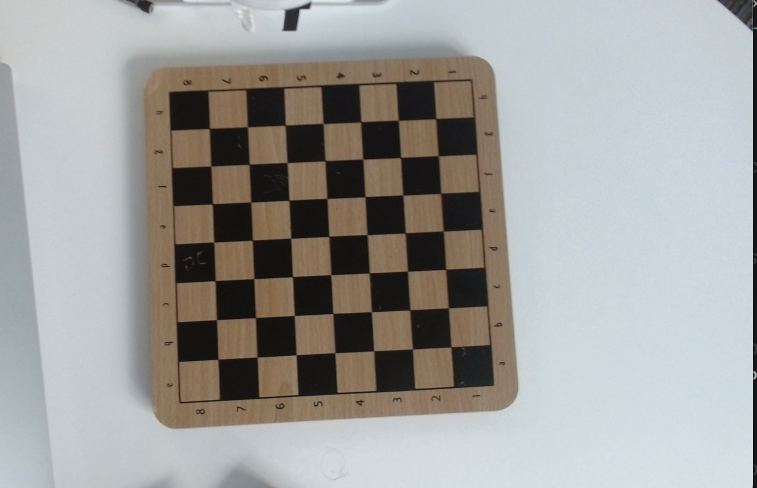
#> input picture vision/board.png, 1514 x 976 px, given in place of the camera (shown at 1/2 size)
$ python auto_board_detect.py
#> lines starting #> are read from the running program, lines starting #| are printed output that depends on the picture; after the words box and inside, x2 and y2 are one past the last pixel; in counts of white or black regions, pixels touching at a corner belong together
import numpy as np
import cv2

nline = 7  # Number of internal corners along rows
ncol = 7  # Number of internal corners along columns

# Termination criteria for corner refinement
criteria = (cv2.TERM_CRITERIA_EPS + cv2.TERM_CRITERIA_MAX_ITER, 30, 0.001)

# Parameters for Lucas-Kanade optical flow
lk_params = dict(winSize=(15, 15), maxLevel=2, criteria=(cv2.TERM_CRITERIA_EPS | cv2.TERM_CRITERIA_COUNT, 10, 0.03))

# Initialize video capture (0 is the default camera, adjust if necessary)
video_path = './chessvid_flipped.mp4'

cap = cv2.VideoCapture(0)

if not cap.isOpened():
    print("Error: Could not open video stream")
    exit()

prev_corners = None
prev_gray = None
tracking_mode = False

def distance (p1, p2):
    return np.sqrt((p1[0] - p2[0])**2 + (p1[1] - p2[1])**2)

def leftmost_point(corners):
    """Finds the point with the lowest x-coordinate in a 7x7x2 numpy array."""
    min_x = float('inf')
    second_min_x = float('inf')
    leftmost = None
    second_leftmost = None
    for row in corners:
        for point in row:
            if point[0] < min_x:
                second_min_x = min_x
                second_leftmost = leftmost
                min_x = point[0]
                leftmost = point
            elif point[0] < second_min_x:
                second_min_x = point[0]
                second_leftmost = point
    return leftmost, second_leftmost

def delta_y(row):
    """Returns the difference between the maximum and minimum y-coordinates in a 7x2 numpy array."""
    y_coords = row[: -1]
    # print(y_coords)
    return np.max(y_coords) - np.min(y_coords)

def reorder_corners(corners, nline, ncol, middle):
    """ Reorders the chessboard corners by first grouping by y-coordinate, then sorting by x within each group (row). """
    # print(corners[0])
    distance_center = [(x, distance(x[0], middle[0])) for x in corners]
    distance_center.sort(reverse=True, key=lambda x: x[1])
    distance_center = [x[0] for x in distance_center]
    return np.array(distance_center)

    # Reshape to (49, 2) for easier manipulation
    # reshaped_arr = corners.reshape(-1, 2)

    # Sort by y-coordinate (to group into rows)
    # sorted_by_y = reshaped_arr[np.argsort(reshaped_arr[:, 1])]

    # Now we need to group into rows and sort within each row by x-coordinate
    # sorted_rows = []
    # Split into `nline` rows
    # row_height = nline  # The number of points in a row (based on nline)
    # for i in range(nline):
    #     # Extract one row at a time
    #     row = sorted_by_y[i * ncol:(i + 1) * ncol]
    #     # Sort by x-coordinate within the row
    #     row_sorted_by_x = row[np.argsort(row[:, 0])]
    #     sorted_rows.append(row_sorted_by_x)

    # # Stack rows back into one array
    # sorted_arr = np.vstack(sorted_rows)

    # # Reshape back to (49, 1, 2)
    # return sorted_arr.reshape(nline * ncol, 1, 2)


already_called = 1
while True:
    # Capture frame-by-frame from the video stream
    ret, frame = cap.read()
#> frame is the input picture: shape (976, 1514, 3); mean B, G, R 155.9, 158.2, 158

    if not ret:
        print("Failed to capture frame")
        break


    # preprocessing
    alpha = 3  # Contrast control (1.0-3.0)
    beta = 0.5  # Brightness control (0-100)
    adjusted = cv2.convertScaleAbs(frame, alpha=alpha, beta=beta)
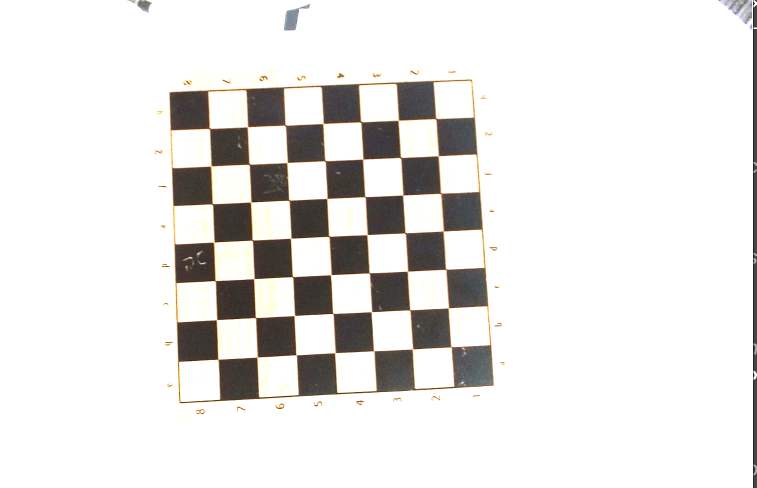
#> adjusted: shape (976, 1514, 3) (shown at 1/2 size); mean B, G, R 227.2, 228.9, 230.6

    # Convert the frame to grayscale
    gauss = cv2.GaussianBlur(adjusted, (7, 7), 0)
    gray = cv2.cvtColor(gauss, cv2.COLOR_BGR2GRAY)
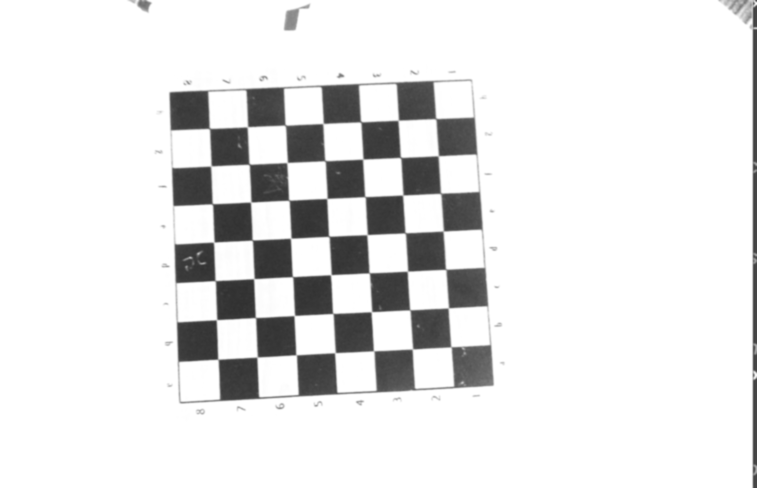
#> gray: shape (976, 1514) (shown at 1/2 size); min 48, max 255, mean 229.2
    two_d_corners = [[0]]
    # If we are not tracking, try to detect chessboard corners
    if not tracking_mode:
        ret, corners = cv2.findChessboardCorners(gray, (nline, ncol), None)
#> ret = True; corners = 49 rows, first 8: [872.5, 238], [877, 312.2], [882, 387], [887, 462.4], [892, 538.9], [897.4, 616.1], [902.2, 693.8], [795.5, 239.5]
        # If corners are found, refine and draw them
        if ret:
            # print(ret)
            # Refine the corner positions to sub-pixel accuracy
            # corners2 = cv2.cornerSubPix(gray, corners, (11, 11), (-1, -1), criteria)

            # Draw the detected corners
            cv2.drawChessboardCorners(frame, (nline, ncol), corners, ret)
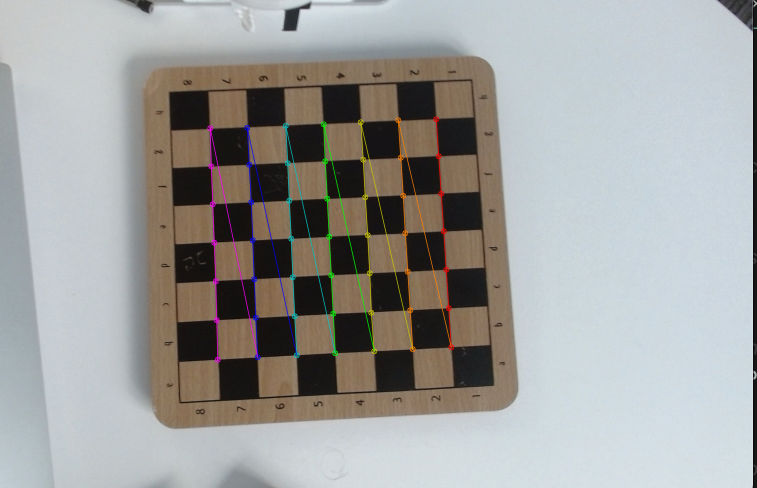
#> frame: shape (976, 1514, 3) (shown at 1/2 size); 1.48% of pixels changed, all inside (x1, y1, x2, y2) = (414, 232, 909, 726)

            # Store the detected corners and the current frame as the previous one for tracking
            prev_corners = corners
#> prev_corners has the same summary as corners
            prev_gray = gray
            already_called = 1
            tracking_mode = True  # Enable tracking mode
        else:
            tracking_mode = False  # Disable tracking if detection fails and no corners were found

    else:
        two_d_corners = prev_corners.reshape(-1, 2).reshape(7,7,2)


        # Track the corners using optical flow if chessboard corners were previously detected
        new_corners, status, _ = cv2.calcOpticalFlowPyrLK(prev_gray, gray, prev_corners, None, **lk_params)
        # new_corners = reorder_corners(new_corners, 7, 7, new_corners[24 * already_called])


        #
        for i in range(len(two_d_corners)):
            for j in range(len(two_d_corners[i])):
                min_dist = -1
                min_point = None
                two_d_corners[i][j] = min(new_corners, key=lambda x: distance(two_d_corners[i][j], x[0]))

        leftmost, second_leftmost = leftmost_point(two_d_corners)
        while leftmost not in two_d_corners[0] or second_leftmost not in two_d_corners[0]:
            two_d_corners = np.rot90(two_d_corners)


        already_called = 2
        # If the corners were successfully tracked, update and draw them
        if new_corners is not None and status.sum() == len(prev_corners):
            prev_corners = new_corners  # Update the tracked corners
            prev_gray = gray  # Update the previous frame for optical flow

            colors = {
                0: (255, 0, 0),
                1: (0, 255, 0),
                2: (0, 0, 255),
                3: (255, 255, 0),
                4: (255, 0, 255),
                5: (0, 255, 255),
                6: (255, 255, 255)
            }

            for i in range(len(two_d_corners)):
                for j in range(len(two_d_corners[i])):
                    if np.array_equal(two_d_corners[i][j], leftmost) or np.array_equal(two_d_corners[i][j], second_leftmost):
                        # print(i)
                        cv2.circle(frame, (int(two_d_corners[i][j][0]), int(two_d_corners[i][j][1])), 5, (200,100,200))
                    else:
                        cv2.circle(frame, (int(two_d_corners[i][j][0]), int(two_d_corners[i][j][1])), 5, colors[i], -1)


            square_size = 50  # Set this to the actual size of a square on the chessboard in your desired output
            destination_corners = np.array([
                [1, 1],
                [square_size * (7 - 1), 1],
                [square_size * (7 - 1), square_size * (7- 1)],
                [1, square_size * (7 - 1)]
            ], dtype='float32')

            # print(two_d_corners.shape)
            # source_corners = np.array(two_d_corners, dtype="float32")
            print(corners.shape)
            origin_corners = two_d_corners.reshape((49,1,2))
            source_corners = np.array([
                origin_corners[0][0],         # Top-left corner
                origin_corners[7- 1][0],  # Top-right corner
                origin_corners[-1][0],        # Bottom-right corner
                origin_corners[-7][0]      # Bottom-left corner
            ], dtype='float32')

            # Find the homography matrix
            H, _ = cv2.findHomography(source_corners, destination_corners)
            # print(H)
            warped_image = cv2.warpPerspective(frame, H, (square_size * 8, square_size * 8))
            inv_h = np.linalg.inv(H)
            newPoints = []
            resizeFactor = -1/8
            newPoints.append(np.array([warped_image.shape[0] * (1 + resizeFactor), warped_image.shape[1] * (1 + resizeFactor), 1], dtype=np.float32).reshape(-1, 1))
            newPoints.append(np.array([warped_image.shape[0] * (1 + resizeFactor), warped_image.shape[1] * (resizeFactor), 1], dtype=np.float32).reshape(-1, 1))
            newPoints.append(np.array([warped_image.shape[0] * (resizeFactor), warped_image.shape[1] * (resizeFactor), 1], dtype=np.float32).reshape(-1, 1))
            newPoints.append(np.array([warped_image.shape[0] * (resizeFactor), warped_image.shape[1] * (1 + resizeFactor), 1], dtype=np.float32).reshape(-1, 1))
            print(newPoints)
            res = []
            for point in newPoints:
                point = inv_h @ point
                x = point[0][0] / point[2][0]
                y = point[1][0] / point[2][0]
            # tempPoint = (cv2.perspectiveTransform(np.array([[[0,0]]]), inv_h))[0][0]
                res.append((int(x), int(y)))
            # warped_image = cv2.warpPerspective(frame, H, (square_size * 8, square_size * 8))
            cv2.imshow('Warped Chessboard', warped_image)
            print(newPoints[0][0],newPoints[0][1])
            print(f"Frame Width: {frame.shape[1]}, Frame Height: {frame.shape[0]}")
            for tempPoint in res:
                cv2.circle(frame, (tempPoint[0], tempPoint[1]), 5, (255,255,255))
            source_corners = np.array(res, dtype='float32')
            destination_corners = np.array([
                [0, 0],
                [square_size * (8), 0],
                [square_size * (8), square_size * (8)],
                [0, square_size * (8)]
            ], dtype='float32')

            H, _ = cv2.findHomography(source_corners, destination_corners)
            # print(H)
            warped_image = cv2.warpPerspective(frame, H, (square_size * 8, square_size * 8))
            cv2.imshow('Warped Chessboard', warped_image)
            # [25 lines of commented-out code are left out]
        else:
            # If tracking fails, try detecting again
            tracking_mode = False

    # Display the resulting frame with corners
    cv2.imshow('Chessboard Corners Live', frame)


    # Break the loop on 'q' key press
    if cv2.waitKey(1) & 0xFF == ord('q'):
#> (key q is pressed here)
        break

# Release the capture and close all OpenCV windows
cap.release()
cv2.destroyAllWindows()
